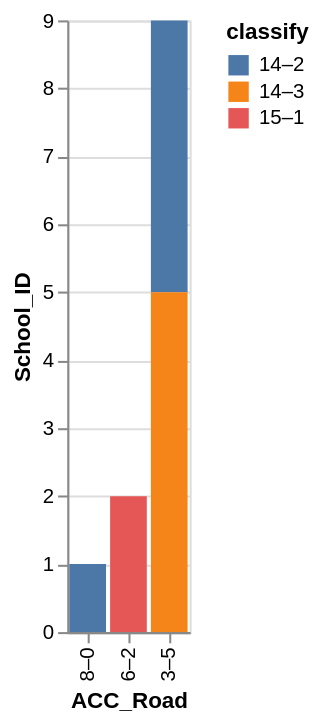

Write the Vega-Lite specification saved for this chart.
### Vega-Lite specification from a JSON file in a GitHub repository (floating-point values rounded to 4 significant figures)
{"data": {"values": [{"x_data": "8–0", "y_data": 1, "classify": "14–2"}, {"x_data": "6–2", "y_data": 0, "classify": "14–2"}, {"x_data": "3–5", "y_data": 4, "classify": "14–2"}, {"x_data": "8–0", "y_data": 0, "classify": "14–3"}, {"x_data": "6–2", "y_data": 0, "classify": "14–3"}, {"x_data": "3–5", "y_data": 5, "classify": "14–3"}, {"x_data": "8–0", "y_data": 0, "classify": "15–1"}, {"x_data": "6–2", "y_data": 2, "classify": "15–1"}, {"x_data": "3–5", "y_data": 0, "classify": "15–1"}]}, "mark": "bar", "encoding": {"x": {"field": "x_data", "type": "nominal", "title": "ACC_Road", "sort": {"op": "sum", "field": "y_data", "order": "ascending"}}, "y": {"field": "y_data", "type": "quantitative", "title": "School_ID"}, "color": {"field": "classify"}}}
